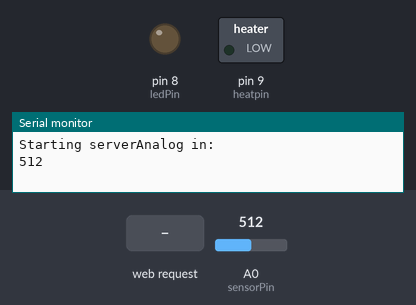
The sketch below on a simulated Arduino Uno, built with avr-gcc and run on an emulated ATmega328P. Shown: switched loads named in the sketch (green lamp = pin HIGH), output pins drawn as LEDs (lit = HIGH), the last lines printed to the serial monitor. Inputs (shaded band) come from the test bench; at power-on: A0 (sensorPin) = 512.

Above: at 1.2 s.
1.3 s: HTTP request GET /?L=1 received
At 1.8 s:
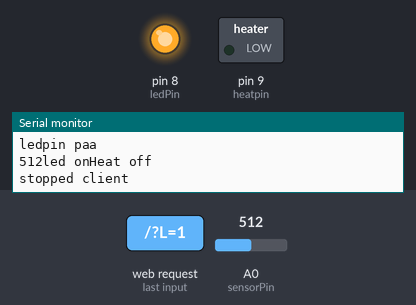
2.8 s: HTTP request GET /?H=1 received
At 4.0 s:
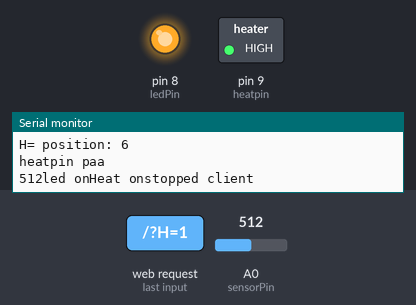
4.3 s: HTTP request GET /?L=0 received
At 5.3 s:
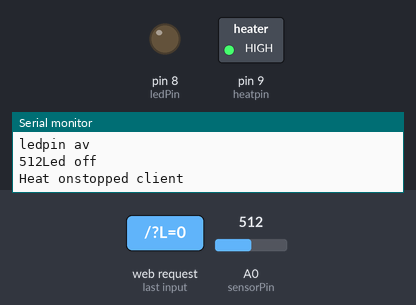
Timing chart, 0 to 7.3 s (numbered marks = the images above; inputs shaded):
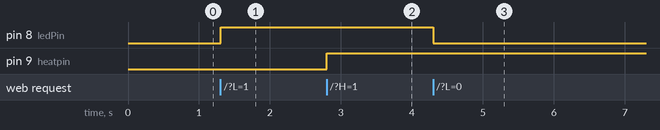

Measured:
- after the input at 1.3 s, pin 8 (ledPin): LOW → HIGH at once
- after the input at 2.8 s, pin 9 (heatpin): LOW → HIGH at once
- after the input at 4.3 s, pin 8 (ledPin): HIGH → LOW at once

The sketch:

ArduinoEth.ino
```cpp
//*******************************

#include <SPI.h>
#include <Ethernet.h>

/*
Simple Ethernet Test
Arduino server outputs simple text to browser
and controlling LED with simple checkbox

The circuit:
* Arduino Duemilanove
* Arduino Ethernet shield
* LED connected to GND and digital pin 4 via resistor
By Minde
http://www.sciencprog.com/

**************************************************************
*  Edited by Haavard GJ to work in version 0021              *
*  Thanks to PaulS for the big help on getting this to work  *
**************************************************************
*/


 byte    mac[] =     { 0xDE, 0xAD, 0xBE, 0xEF, 0xFE, 0xED };   //physical mac address
 byte    ip[] =      { 192, 168, 0, 71 };                     // ip in lan
 byte    gateway[] = { 192, 168, 0, 1 };                       // the IP of the router or acsesspoint
 byte    subnet[] =  { 255, 255, 255, 0 };                     //subnet mask (i dont think this is neccesary
 EthernetServer  server(80);                // server port (change this if you are having a local webserver else than the arduino)
 int     ledPin = 8;                // LED pin
 int     heatpin = 9;               // Heating *relay* (change this if you want)
 int     sensorPin = A0;            // analog in 0 for testing
 int     sensorValue = 0;           // integer for the analog sensor
 String  readString = String(30);   // string for fetching data from address
 boolean LEDON = false;             // LED status flag
 boolean HEATON = false;             // Heat status flag  (add more status flags if you need more outputs)


void setup()
{
  Serial.begin(57600); //enable serial datada print
  Ethernet.begin(mac, ip, gateway, subnet); //start Ethernet

  pinMode(ledPin, OUTPUT); //Set pin 4 to output
  pinMode(heatpin, OUTPUT);
  Serial.print("Starting server"); //for debugging

  sensorValue = analogRead(sensorPin);
  Serial.println("Analog in:"); //for debugging
  Serial.println("");
  Serial.println (sensorValue);
  Serial.println("");
  Serial.println("");

}

void loop(){

  EthernetClient client = server.available();  // Create a client connection
    if (client) {
      while (client.connected()) {
        if (client.available()) {

          char c = client.read();

        if (readString.length() < 30) { //read char by char HTTP request
          readString.concat(c); } //store characters to string

        Serial.print(c); //output chars to serial port for debugging


//indexOf("L=")

        if (c == '\n') { //if HTTP request has ended

          Serial.println("");
          Serial.println(readString); // print for debugging
          Serial.println("");
          int Le = readString.indexOf("L="); //here is a key component of where
          int He = readString.indexOf("H="); //the status is being read by the arduino
          Serial.print("L= position: ");
          Serial.println(Le);
          Serial.print("H= position: ");
          Serial.println(He);


          //lets check if LED should be lighted
          if (Le > 1){

          if (readString.substring(Le,(Le+3)) == "L=1") { //led has to be turned ON
              digitalWrite(ledPin, HIGH); // set the LED on
              Serial.println("ledpin paa");
              LEDON = true;
          }

          if (readString.substring(Le,(Le+3))== "L=0") {
            //led has to be turned OFF
            digitalWrite(ledPin, LOW); // set the LED OFF
            Serial.println("ledpin av");
            LEDON = false;
           }}

           if (He > 1){

          if (readString.substring(He,(He+3)) == "H=1") { //heat has to be turned ON
              digitalWrite(heatpin, HIGH); // set the heat on
              Serial.println("heatpin paa");
              HEATON = true;
          }

          if (readString.substring(He,(He+3)) == "H=0") {
            //heat has to be turned OFF
            digitalWrite(heatpin, LOW); // set the heat OFF
            Serial.println("heatpin av");
            HEATON = false;
           }}


  client.println("HTTP/1.1 200 OK"); //output HTML data starting with standart header
  client.println("Content-Type: text/html");
  client.println();
  client.print  ("<body style=background-color:white>"); //set background to white

  // HTML Code

  client.println("<font color='red'><h1>Arduino Remote control</font></h1>");//send first heading
  client.println("<hr />");
  client.println("<font color='blue' size='5'>Analog input: "); //output some sample data to browser


  sensorValue = analogRead(sensorPin);


  client.print(sensorValue);//Analog input.
  Serial.print(sensorValue);

  client.println("<br />");//some space between lines
  client.println("<br />");
  client.println("<hr />");


  //controlling led via checkbox
  client.println("<h1>LED control</h1>");

  // address will look like http://192.168.xxx.xxx/?L=1 when submited
  // this line will give the radiobuttons that give the input
  client.println("<form method=get name=LED> <input type='radio' name='L' value='1'>LED ON<br><input type='radio' name='L' value='0'>LED OFF<br><input type='radio' name='H' value='1'>HEAT ON<br><input type='radio' name='H' value='0'>HEAT OFF<br><input type=submit value=submit></form>");

  client.println("<br />");
  //printing LED status
  client.print("<font size='5'>LED status: ");
  if (LEDON == true) {
     client.println("<font color='green' size='5'>ON");
     Serial.print("led on");
   }
   else {
    client.println("<font color='grey' size='5'>OFF");
    Serial.println("Led off");
   }

 //printing LED status
  client.print("<font size='5'>Heatpin status: ");
  if (HEATON == true) {
     client.println("<font color='green' size='5'>ON");
     Serial.print("Heat on");
   }
   else {
    client.println("<font color='grey' size='5'>OFF");
    Serial.println("Heat off");
   }


  client.println("<hr />");
  client.println("</body></html>");


readString=""; //clearing string for next read

client.stop(); //stopping client

Serial.println("stopped client"); // for debugging

}}}}}
```
